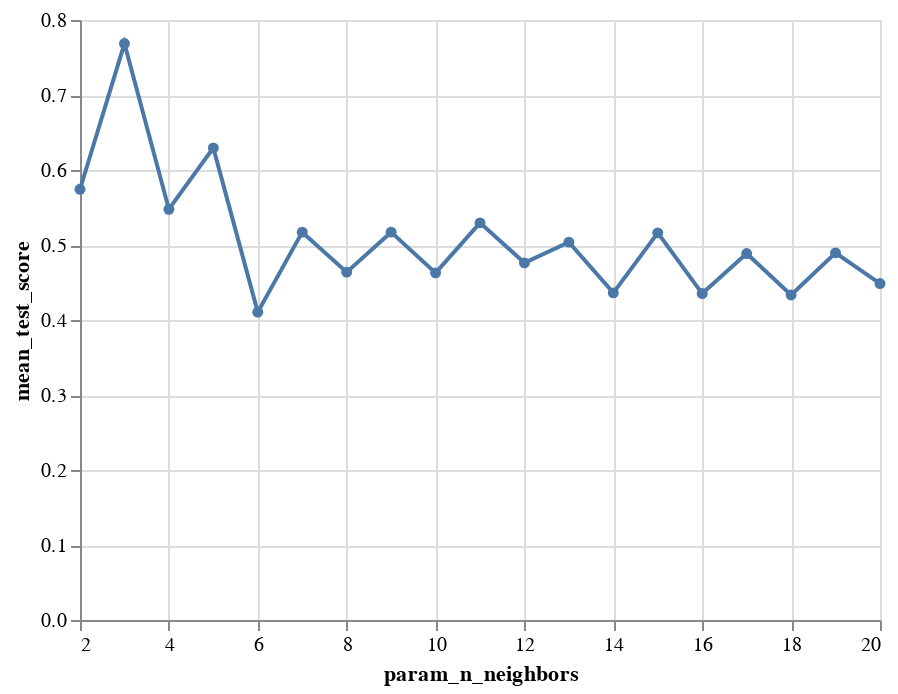

Here is the notebook cell this chart was saved with:
### Markdown cell above
With the result in hand, we visualize the model's performance with different K in a line chart, to help us find the best K.

### Code cell
recall_plot = alt.Chart(CV_results).mark_line(point=True).encode(
    x = alt.X("param_n_neighbors"),
    y = alt.Y("mean_test_score")
)
recall_plot

### Figure 1 — Vega-Lite specification as saved in the notebook (floating-point values rounded to 4 significant figures)
{"config": {"view": {"continuousWidth": 400, "continuousHeight": 300}}, "data": {"name": "data-aea8fa5633ca03d6430661e805eb80cc"}, "mark": {"type": "line", "point": true}, "encoding": {"x": {"field": "param_n_neighbors", "type": "quantitative"}, "y": {"field": "mean_test_score", "type": "quantitative"}}, "$schema": "https://vega.github.io/schema/vega-lite/v4.17.0.json", "datasets": {"data-aea8fa5633ca03d6430661e805eb80cc": [{"mean_fit_time": 0.003097, "std_fit_time": 0.0005835, "mean_score_time": 0.00508, "std_score_time": 5.443e-05, "param_n_neighbors": 2, "params": {"n_neighbors": 2}, "split0_test_score": 0.6, "split1_test_score": 0.6667, "split2_test_score": 0.5333, "split3_test_score": 0.4286, "split4_test_score": 0.6429, "mean_test_score": 0.5743, "std_test_score": 0.0858, "rank_test_score": 3, "split0_train_score": 0.7931, "split1_train_score": 0.7586, "split2_train_score": 0.6897, "split3_train_score": 0.6949, "split4_train_score": 0.6949, "mean_train_score": 0.7262, "std_train_score": 0.042}, {"mean_fit_time": 0.002748, "std_fit_time": 8.264e-05, "mean_score_time": 0.005344, "std_score_time": 0.0004642, "param_n_neighbors": 3, "params": {"n_neighbors": 3}, "split0_test_score": 0.7333, "split1_test_score": 0.7333, "split2_test_score": 0.7333, "split3_test_score": 0.7857, "split4_test_score": 0.8571, "mean_test_score": 0.7686, "std_test_score": 0.04871, "rank_test_score": 1, "split0_train_score": 0.8448, "split1_train_score": 0.8621, "split2_train_score": 0.8276, "split3_train_score": 0.8305, "split4_train_score": 0.8136, "mean_train_score": 0.8357, "std_train_score": 0.0165}, {"mean_fit_time": 0.002731, "std_fit_time": 7.29e-05, "mean_score_time": 0.00511, "std_score_time": 9.762e-05, "param_n_neighbors": 4, "params": {"n_neighbors": 4}, "split0_test_score": 0.6, "split1_test_score": 0.5333, "split2_test_score": 0.5333, "split3_test_score": 0.4286, "split4_test_score": 0.6429, "mean_test_score": 0.5476, "std_test_score": 0.07266, "rank_test_score": 4, "split0_train_score": 0.7414, "split1_train_score": 0.7586, "split2_train_score": 0.7069, "split3_train_score": 0.661, "split4_train_score": 0.6102, "mean_train_score": 0.6956, "std_train_score": 0.0542}, {"mean_fit_time": 0.003054, "std_fit_time": 0.0006676, "mean_score_time": 0.005277, "std_score_time": 0.0002963, "param_n_neighbors": 5, "params": {"n_neighbors": 5}, "split0_test_score": 0.6667, "split1_test_score": 0.6, "split2_test_score": 0.6667, "split3_test_score": 0.4286, "split4_test_score": 0.7857, "mean_test_score": 0.6295, "std_test_score": 0.117, "rank_test_score": 2, "split0_train_score": 0.7931, "split1_train_score": 0.7931, "split2_train_score": 0.7414, "split3_train_score": 0.7288, "split4_train_score": 0.661, "mean_train_score": 0.7435, "std_train_score": 0.04888}, {"mean_fit_time": 0.002756, "std_fit_time": 0.00012, "mean_score_time": 0.005041, "std_score_time": 0.0001046, "param_n_neighbors": 6, "params": {"n_neighbors": 6}, "split0_test_score": 0.5333, "split1_test_score": 0.4, "split2_test_score": 0.3333, "split3_test_score": 0.3571, "split4_test_score": 0.4286, "mean_test_score": 0.4105, "std_test_score": 0.06975, "rank_test_score": 19, "split0_train_score": 0.6724, "split1_train_score": 0.6724, "split2_train_score": 0.5172, "split3_train_score": 0.5763, "split4_train_score": 0.4915, "mean_train_score": 0.586, "std_train_score": 0.07574}, {"mean_fit_time": 0.006559, "std_fit_time": 0.007482, "mean_score_time": 0.005301, "std_score_time": 0.0002832, "param_n_neighbors": 7, "params": {"n_neighbors": 7}, "split0_test_score": 0.6, "split1_test_score": 0.6667, "split2_test_score": 0.5333, "split3_test_score": 0.3571, "split4_test_score": 0.4286, "mean_test_score": 0.5171, "std_test_score": 0.1122, "rank_test_score": 6, "split0_train_score": 0.7759, "split1_train_score": 0.7069, "split2_train_score": 0.5517, "split3_train_score": 0.6271, "split4_train_score": 0.5763, "mean_train_score": 0.6476, "std_train_score": 0.08327}, {"mean_fit_time": 0.002835, "std_fit_time": 0.0001528, "mean_score_time": 0.005757, "std_score_time": 0.0008109, "param_n_neighbors": 8, "params": {"n_neighbors": 8}, "split0_test_score": 0.4667, "split1_test_score": 0.6, "split2_test_score": 0.4667, "split3_test_score": 0.3571, "split4_test_score": 0.4286, "mean_test_score": 0.4638, "std_test_score": 0.07897, "rank_test_score": 13, "split0_train_score": 0.569, "split1_train_score": 0.5345, "split2_train_score": 0.4828, "split3_train_score": 0.5085, "split4_train_score": 0.4746, "mean_train_score": 0.5139, "std_train_score": 0.03465}, {"mean_fit_time": 0.006538, "std_fit_time": 0.005453, "mean_score_time": 0.00693, "std_score_time": 0.001419, "param_n_neighbors": 9, "params": {"n_neighbors": 9}, "split0_test_score": 0.5333, "split1_test_score": 0.8, "split2_test_score": 0.4667, "split3_test_score": 0.3571, "split4_test_score": 0.4286, "mean_test_score": 0.5171, "std_test_score": 0.1525, "rank_test_score": 6, "split0_train_score": 0.5862, "split1_train_score": 0.569, "split2_train_score": 0.5345, "split3_train_score": 0.661, "split4_train_score": 0.5932, "mean_train_score": 0.5888, "std_train_score": 0.04144}, {"mean_fit_time": 0.003176, "std_fit_time": 0.0007653, "mean_score_time": 0.005541, "std_score_time": 0.0004581, "param_n_neighbors": 10, "params": {"n_neighbors": 10}, "split0_test_score": 0.4667, "split1_test_score": 0.7333, "split2_test_score": 0.4, "split3_test_score": 0.3571, "split4_test_score": 0.3571, "mean_test_score": 0.4629, "std_test_score": 0.141, "rank_test_score": 14, "split0_train_score": 0.5172, "split1_train_score": 0.4655, "split2_train_score": 0.5345, "split3_train_score": 0.5254, "split4_train_score": 0.4915, "mean_train_score": 0.5068, "std_train_score": 0.02514}, {"mean_fit_time": 0.002878, "std_fit_time": 0.0003442, "mean_score_time": 0.005326, "std_score_time": 0.0002666, "param_n_neighbors": 11, "params": {"n_neighbors": 11}, "split0_test_score": 0.6, "split1_test_score": 0.8, "split2_test_score": 0.5333, "split3_test_score": 0.3571, "split4_test_score": 0.3571, "mean_test_score": 0.5295, "std_test_score": 0.1659, "rank_test_score": 5, "split0_train_score": 0.5862, "split1_train_score": 0.4655, "split2_train_score": 0.569, "split3_train_score": 0.5932, "split4_train_score": 0.5424, "mean_train_score": 0.5513, "std_train_score": 0.04632}, {"mean_fit_time": 0.002825, "std_fit_time": 8.546e-05, "mean_score_time": 0.00557, "std_score_time": 0.0007265, "param_n_neighbors": 12, "params": {"n_neighbors": 12}, "split0_test_score": 0.5333, "split1_test_score": 0.7333, "split2_test_score": 0.4, "split3_test_score": 0.3571, "split4_test_score": 0.3571, "mean_test_score": 0.4762, "std_test_score": 0.1439, "rank_test_score": 12, "split0_train_score": 0.5172, "split1_train_score": 0.431, "split2_train_score": 0.5345, "split3_train_score": 0.5085, "split4_train_score": 0.4915, "mean_train_score": 0.4966, "std_train_score": 0.03557}, {"mean_fit_time": 0.003016, "std_fit_time": 0.0002492, "mean_score_time": 0.006013, "std_score_time": 0.0008954, "param_n_neighbors": 13, "params": {"n_neighbors": 13}, "split0_test_score": 0.5333, "split1_test_score": 0.8, "split2_test_score": 0.4, "split3_test_score": 0.4286, "split4_test_score": 0.3571, "mean_test_score": 0.5038, "std_test_score": 0.1591, "rank_test_score": 9, "split0_train_score": 0.5345, "split1_train_score": 0.4655, "split2_train_score": 0.5862, "split3_train_score": 0.5254, "split4_train_score": 0.5593, "mean_train_score": 0.5342, "std_train_score": 0.04032}, {"mean_fit_time": 0.003227, "std_fit_time": 0.000551, "mean_score_time": 0.005749, "std_score_time": 0.0003343, "param_n_neighbors": 14, "params": {"n_neighbors": 14}, "split0_test_score": 0.4667, "split1_test_score": 0.6, "split2_test_score": 0.4, "split3_test_score": 0.3571, "split4_test_score": 0.3571, "mean_test_score": 0.4362, "std_test_score": 0.09118, "rank_test_score": 16, "split0_train_score": 0.5172, "split1_train_score": 0.3966, "split2_train_score": 0.5517, "split3_train_score": 0.4576, "split4_train_score": 0.4746, "mean_train_score": 0.4795, "std_train_score": 0.05296}, {"mean_fit_time": 0.003003, "std_fit_time": 0.0001368, "mean_score_time": 0.005279, "std_score_time": 0.000236, "param_n_neighbors": 15, "params": {"n_neighbors": 15}, "split0_test_score": 0.6, "split1_test_score": 0.7333, "split2_test_score": 0.5333, "split3_test_score": 0.3571, "split4_test_score": 0.3571, "mean_test_score": 0.5162, "std_test_score": 0.145, "rank_test_score": 8, "split0_train_score": 0.569, "split1_train_score": 0.4828, "split2_train_score": 0.5862, "split3_train_score": 0.5254, "split4_train_score": 0.5085, "mean_train_score": 0.5344, "std_train_score": 0.03821}, {"mean_fit_time": 0.003494, "std_fit_time": 0.0004358, "mean_score_time": 0.007285, "std_score_time": 0.0007197, "param_n_neighbors": 16, "params": {"n_neighbors": 16}, "split0_test_score": 0.5333, "split1_test_score": 0.6, "split2_test_score": 0.4, "split3_test_score": 0.3571, "split4_test_score": 0.2857, "mean_test_score": 0.4352, "std_test_score": 0.1153, "rank_test_score": 17, "split0_train_score": 0.5, "split1_train_score": 0.4483, "split2_train_score": 0.5172, "split3_train_score": 0.3559, "split4_train_score": 0.4746, "mean_train_score": 0.4592, "std_train_score": 0.05666}, {"mean_fit_time": 0.003962, "std_fit_time": 0.0002512, "mean_score_time": 0.008371, "std_score_time": 0.001393, "param_n_neighbors": 17, "params": {"n_neighbors": 17}, "split0_test_score": 0.5333, "split1_test_score": 0.8, "split2_test_score": 0.4667, "split3_test_score": 0.3571, "split4_test_score": 0.2857, "mean_test_score": 0.4886, "std_test_score": 0.1777, "rank_test_score": 11, "split0_train_score": 0.6379, "split1_train_score": 0.5, "split2_train_score": 0.569, "split3_train_score": 0.4407, "split4_train_score": 0.5085, "mean_train_score": 0.5312, "std_train_score": 0.06708}, {"mean_fit_time": 0.003671, "std_fit_time": 0.0004902, "mean_score_time": 0.007088, "std_score_time": 0.0006769, "param_n_neighbors": 18, "params": {"n_neighbors": 18}, "split0_test_score": 0.4667, "split1_test_score": 0.7333, "split2_test_score": 0.4667, "split3_test_score": 0.2857, "split4_test_score": 0.2143, "mean_test_score": 0.4333, "std_test_score": 0.18, "rank_test_score": 18, "split0_train_score": 0.5345, "split1_train_score": 0.4483, "split2_train_score": 0.4655, "split3_train_score": 0.339, "split4_train_score": 0.4576, "mean_train_score": 0.449, "std_train_score": 0.06286}, {"mean_fit_time": 0.002808, "std_fit_time": 0.0001013, "mean_score_time": 0.005613, "std_score_time": 0.0002432, "param_n_neighbors": 19, "params": {"n_neighbors": 19}, "split0_test_score": 0.4667, "split1_test_score": 0.7333, "split2_test_score": 0.5333, "split3_test_score": 0.4286, "split4_test_score": 0.2857, "mean_test_score": 0.4895, "std_test_score": 0.1464, "rank_test_score": 10, "split0_train_score": 0.6207, "split1_train_score": 0.4828, "split2_train_score": 0.5517, "split3_train_score": 0.3729, "split4_train_score": 0.5085, "mean_train_score": 0.5073, "std_train_score": 0.08186}, {"mean_fit_time": 0.00326, "std_fit_time": 0.0003272, "mean_score_time": 0.007966, "std_score_time": 0.003939, "param_n_neighbors": 20, "params": {"n_neighbors": 20}, "split0_test_score": 0.4667, "split1_test_score": 0.7333, "split2_test_score": 0.4, "split3_test_score": 0.4286, "split4_test_score": 0.2143, "mean_test_score": 0.4486, "std_test_score": 0.1668, "rank_test_score": 15, "split0_train_score": 0.5, "split1_train_score": 0.3966, "split2_train_score": 0.431, "split3_train_score": 0.3559, "split4_train_score": 0.3729, "mean_train_score": 0.4113, "std_train_score": 0.05102}]}}
